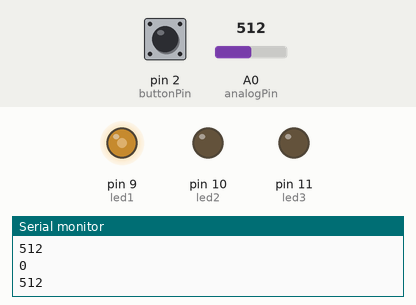
A sketch run on a simulated Arduino Uno, built with avr-gcc and run on an emulated ATmega328P. Shown: output pins drawn as LEDs (lit = HIGH), the last lines printed to the serial monitor. The test bench sets the inputs (shaded band); at power-on: pin 2 (buttonPin) HIGH, A0 (analogPin) = 512.

Above: at 1.2 s.
1.3 s: pin 2 (buttonPin) pulled LOW for 1 s
At 2.7 s:
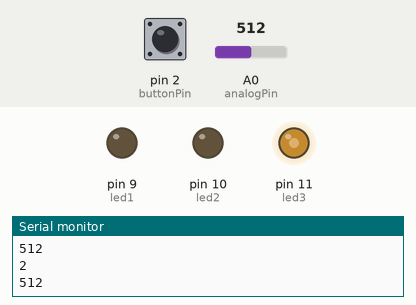
3.8 s: A0 (analogPin) set to 716
At 5.0 s:
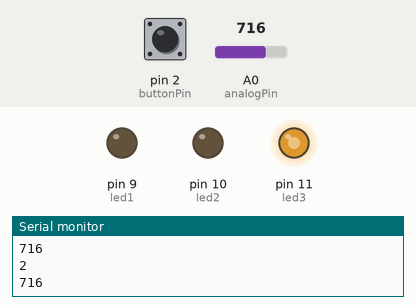
5.3 s: pin 2 (buttonPin) pulled LOW for 0.25 s
At 6.6 s:
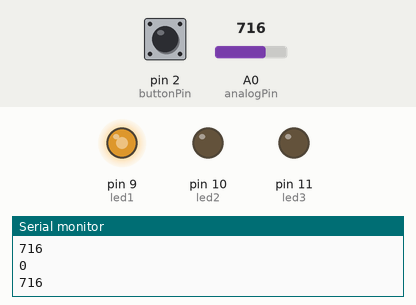
7.0 s: A0 (analogPin) set to 900
At 7.9 s:
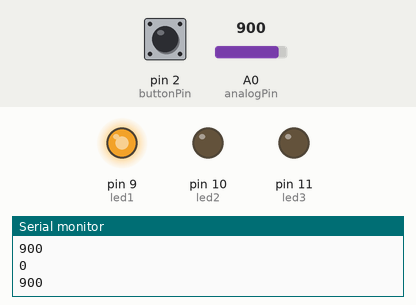
8.5 s: pin 2 (buttonPin) pulled LOW for 0.25 s
At 9.2 s:
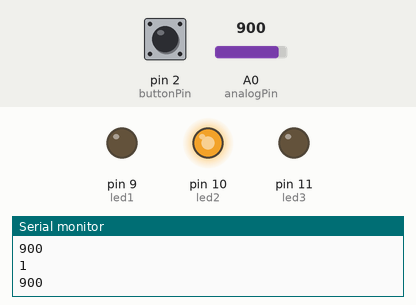
10.2 s: A0 (analogPin) set to 122
At 10.5 s:
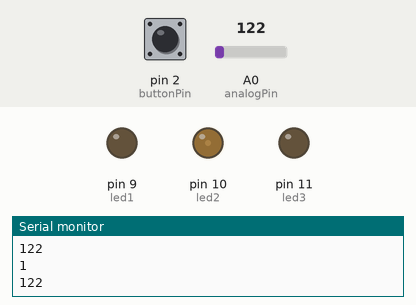
Timing chart, 0 to 12.7 s (numbered marks = the images above; inputs shaded):
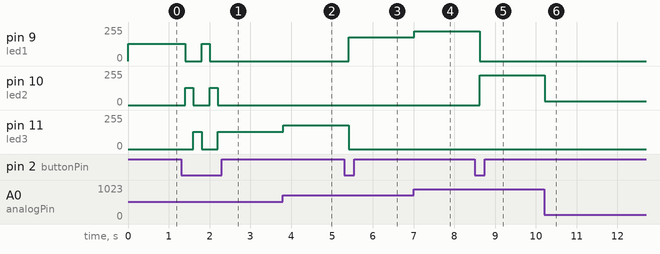

The sketch:

20181126_ex031.ino
```cpp
#define led1 9
#define led2 10
#define led3 11
const int buttonPin = 2;
int analogvalue = 0 ;


int buttonState =0 ;
//int lastbuttonState;
int analogPin = A0;


//unsigned long lastDebounceTime = 0;
//unsigned long debounceDelay = 50;
int mode = 0 ;
void setup() {

  Serial.begin(9600);
  Serial.println("Program Start");
  pinMode(led1,OUTPUT);
  pinMode(led2,OUTPUT);
  pinMode(led3,OUTPUT);
  pinMode(buttonPin,INPUT);
  digitalWrite(led1,LOW);
  digitalWrite(led2,LOW);
  digitalWrite(led3,LOW);
}

void loop()

 {
     analogvalue = analogRead(analogPin);
     buttonState = digitalRead(buttonPin) ;
     //int reading = digitalRead(buttonPin);
    // if (reading != lastbuttonState)
     //{lastDebounceTime = millis();}

      //if ((millis() - lastDebounceTime) > debounceDelay)
     // {

           // if (reading != buttonState)
           // {


                 if (buttonState == 0)
                  {

                        mode ++ ;
                        Serial.println(mode) ;
                        if (mode > 2 )
                        {
                            mode = 0 ;
                        }
                  }
                  Serial.println(mode) ;
              //}
            // }


  if(mode==0)
  {
  analogWrite(led1,analogvalue/4);
  digitalWrite(led1,HIGH);
  digitalWrite(led2,LOW);
  digitalWrite(led3,LOW);
  analogWrite(led1, analogvalue / 4);
  Serial.println(analogvalue);

  }
  if(mode==1)
  {
  analogWrite(led2,analogvalue/4);
   digitalWrite(led1,LOW);
  digitalWrite(led2,HIGH);
  digitalWrite(led3,LOW);
  analogWrite(led2, analogvalue / 4);
  Serial.println(analogvalue);

  }
  if(mode==2)
  {
  analogWrite(led3,analogvalue/4);
  digitalWrite(led1,LOW);
  digitalWrite(led2,LOW);
  digitalWrite(led3,HIGH);
  analogWrite(led3, analogvalue / 4);
  Serial.println(analogvalue);

  }
  delay(200);
}
```

Measured:
- after the input at 1.3 s, pin 9 (led1): 128/255 → 0/255 after 0.10 s, → 128/255 0.40 s later, → 0/255 0.20 s later; pin 10 (led2): alternates 128/255 for 0.20 s and 0/255 for 0.40 s, 4 changes in all, then stays 0/255, starting after 0.10 s; pin 11 (led3): 0/255 → 128/255 after 0.30 s, → 0/255 0.20 s later, → 128/255 0.40 s later
- after the input at 3.8 s, pin 11 (led3): 128/255 → 179/255 at once
- after the input at 5.3 s, pin 9 (led1): 0/255 → 179/255 after 0.11 s; pin 11 (led3): 179/255 → 0/255 after 0.11 s
- after the input at 7.0 s, pin 9 (led1): 179/255 → 225/255 at once
- after the input at 8.5 s, pin 9 (led1): 225/255 → 0/255 after 0.12 s; pin 10 (led2): 0/255 → 225/255 after 0.12 s
- after the input at 10.2 s, pin 10 (led2): 225/255 → 30/255 at once
